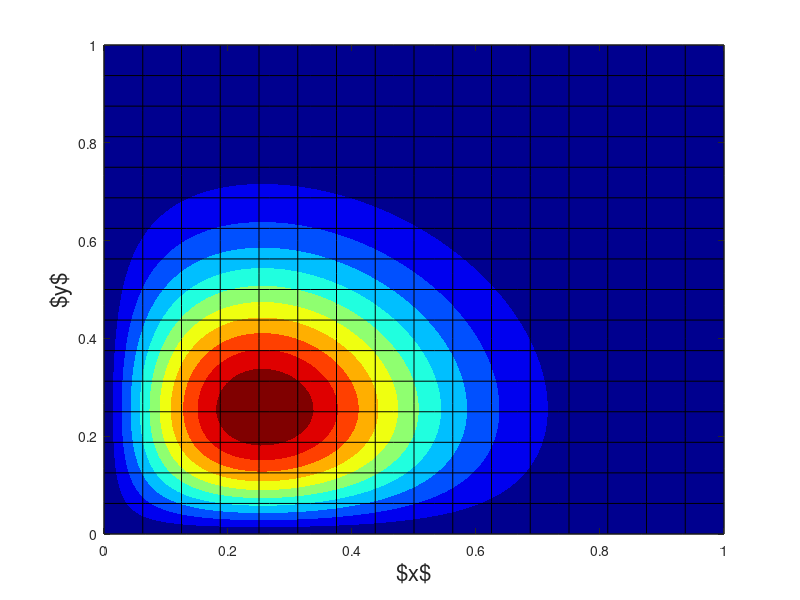
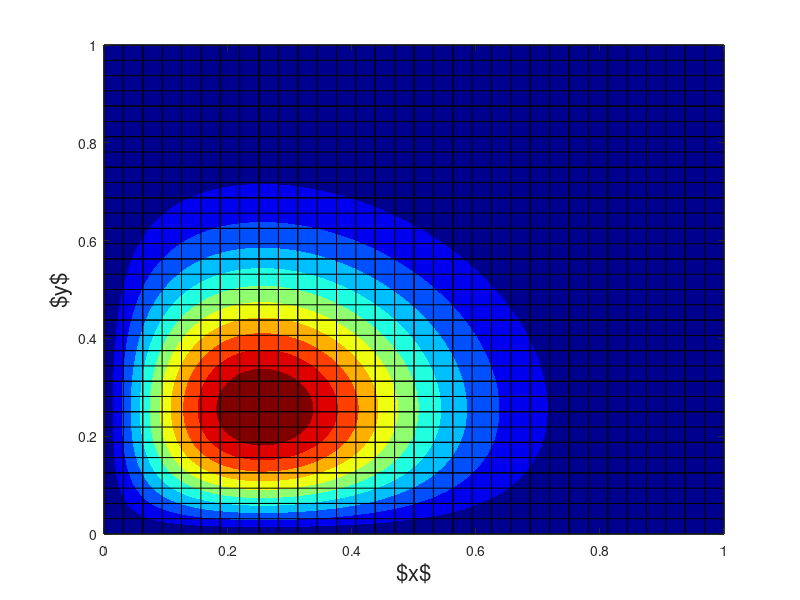
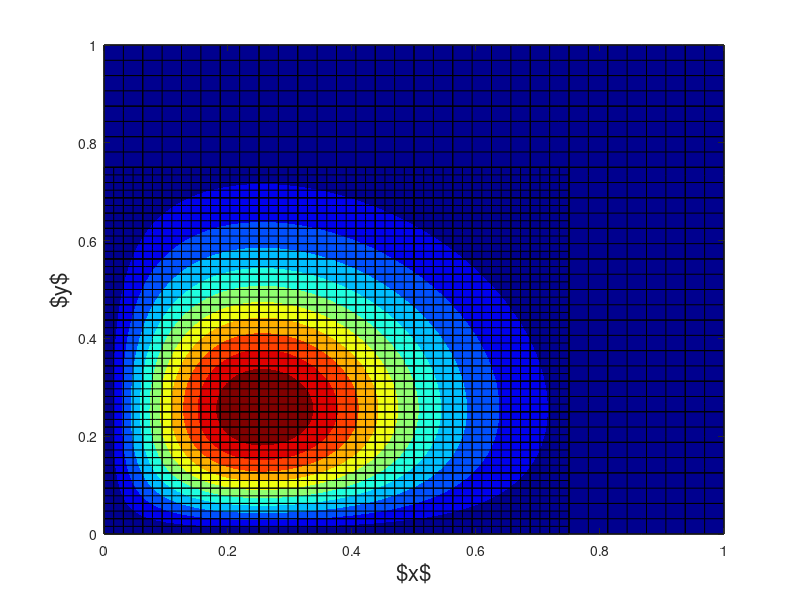
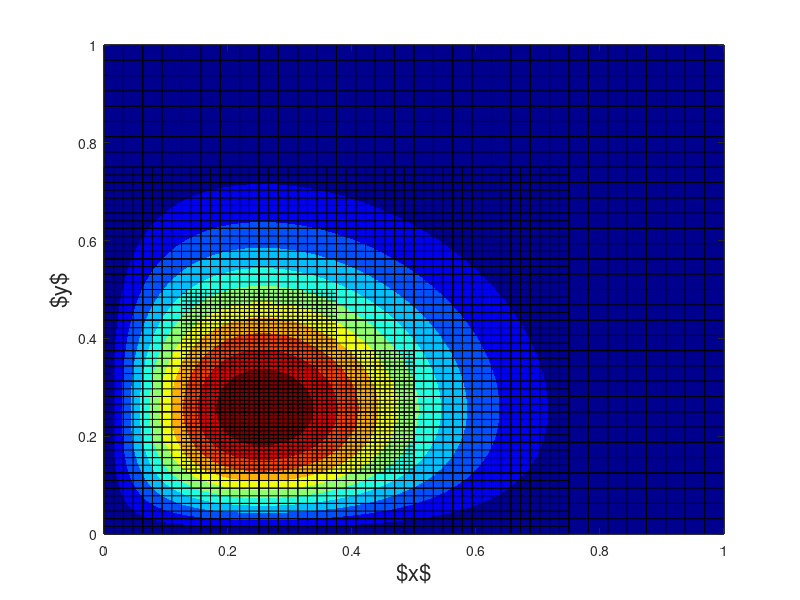

The MATLAB script that drew these images, in order:
clc, clear all, clf

% number of points per direction
n = 128;

% grid
x = linspace(0,1,n);
[X,Y] = meshgrid(x,x);

% compute function
F = exp(-7.5*(X.^2+Y.^2)) .* sin(X) .* sin(Y);

% plot function
figure(1)
[C,h] = contourf(X,Y,F); hold on;
set(h,'LineColor','none');
colormap('jet');

% blocksize
bs = 16;

% overlay AMR block 1
for i = 0:bs
    plot( linspace(0,1,16), i/bs * ones(1,16), 'k', 'linewidth', 0.5 );
    plot( i/bs * ones(1,16), linspace(0,1,16) , 'k', 'linewidth', 0.5 );
end
set(0,'defaulttextinterpreter','latex');
xlabel('$x$','fontsize',16);
ylabel('$y$','fontsize',16);
print(figure(1),'amr1','-dpng','-r400');

% overlay AMR level 2 blocks
for i = 0:2*bs
    plot( linspace(0,1,16), i/(2*bs) * ones(1,16), 'k', 'linewidth', 0.5 );
    plot( i/(2*bs) * ones(1,16), linspace(0,1,16) , 'k', 'linewidth', 0.5 );
end
print(figure(1),'amr2','-dpng','-r400');

% overlay third AMR level blocks
for i = 0:bs
    plot( linspace(0.25,0.5,16), (0.25+i/(4*bs)) * ones(1,16), 'k', 'linewidth', 0.5 );
    plot( (0.25+i/(4*bs)) * ones(1,16), linspace(0.25,0.5,16) , 'k', 'linewidth', 0.5 );
end
for i = 0:bs
    plot( linspace(0,0.25,16), (0.5+i/(4*bs)) * ones(1,16), 'k', 'linewidth', 0.5 );
    plot( (0+i/(4*bs)) * ones(1,16), linspace(0.5,0.75,16) , 'k', 'linewidth', 0.5 );
end
for i = 0:bs
    plot( linspace(0,0.25,16), (0.25+i/(4*bs)) * ones(1,16), 'k', 'linewidth', 0.5 );
    plot( (0+i/(4*bs)) * ones(1,16), linspace(0.25,0.5,16) , 'k', 'linewidth', 0.5 );
end
for i = 0:bs
    plot( linspace(0,0.25,16), (0+i/(4*bs)) * ones(1,16), 'k', 'linewidth', 0.5 );
    plot( (0+i/(4*bs)) * ones(1,16), linspace(0,0.25,16) , 'k', 'linewidth', 0.5 );
end
for i = 0:bs
    plot( linspace(0.25,0.5,16), (0+i/(4*bs)) * ones(1,16), 'k', 'linewidth', 0.5 );
    plot( (0.25+i/(4*bs)) * ones(1,16), linspace(0,0.25,16) , 'k', 'linewidth', 0.5 );
end
for i = 0:bs
    plot( linspace(0.25,0.5,16), (0.5+i/(4*bs)) * ones(1,16), 'k', 'linewidth', 0.5 );
    plot( (0.25+i/(4*bs)) * ones(1,16), linspace(0.5,0.75,16) , 'k', 'linewidth', 0.5 );
end
for i = 0:bs
    plot( linspace(0.5,0.75,16), (0.5+i/(4*bs)) * ones(1,16), 'k', 'linewidth', 0.5 );
    plot( (0.5+i/(4*bs)) * ones(1,16), linspace(0.5,0.75,16) , 'k', 'linewidth', 0.5 );
end
for i = 0:bs
    plot( linspace(0.5,0.75,16), (0.25+i/(4*bs)) * ones(1,16), 'k', 'linewidth', 0.5 );
    plot( (0.5+i/(4*bs)) * ones(1,16), linspace(0.25,0.5,16) , 'k', 'linewidth', 0.5 );
end
for i = 0:bs
    plot( linspace(0.5,0.75,16), (0+i/(4*bs)) * ones(1,16), 'k', 'linewidth', 0.5 );
    plot( (0.5+i/(4*bs)) * ones(1,16), linspace(0,0.25,16) , 'k', 'linewidth', 0.5 );
end
print(figure(1),'amr3','-dpng','-r400');

% final amr level
for i = 0:bs
    plot( linspace(0.25,0.375,16), (0.25+i/(8*bs)) * ones(1,16), 'k', 'linewidth', 0.5 );
    plot( (0.25+i/(8*bs)) * ones(1,16), linspace(0.25,0.375,16) , 'k', 'linewidth', 0.5 );
end
for i = 0:bs
    plot( linspace(0.125,0.25,16), (0.25+i/(8*bs)) * ones(1,16), 'k', 'linewidth', 0.5 );
    plot( (0.125+i/(8*bs)) * ones(1,16), linspace(0.25,0.375,16) , 'k', 'linewidth', 0.5 );
end
for i = 0:bs
    plot( linspace(0.125,0.25,16), (0.125+i/(8*bs)) * ones(1,16), 'k', 'linewidth', 0.5 );
    plot( (0.125+i/(8*bs)) * ones(1,16), linspace(0.125,0.25,16) , 'k', 'linewidth', 0.5 );
end
for i = 0:bs
    plot( linspace(0.25,0.375,16), (0.125+i/(8*bs)) * ones(1,16), 'k', 'linewidth', 0.5 );
    plot( (0.25+i/(8*bs)) * ones(1,16), linspace(0.125,0.25,16) , 'k', 'linewidth', 0.5 );
end
for i = 0:bs
    plot( linspace(0.375,0.5,16), (0.125+i/(8*bs)) * ones(1,16), 'k', 'linewidth', 0.5 );
    plot( (0.375+i/(8*bs)) * ones(1,16), linspace(0.125,0.25,16) , 'k', 'linewidth', 0.5 );
end
for i = 0:bs
    plot( linspace(0.375,0.5,16), (0.25+i/(8*bs)) * ones(1,16), 'k', 'linewidth', 0.5 );
    plot( (0.375+i/(8*bs)) * ones(1,16), linspace(0.25,0.375,16) , 'k', 'linewidth', 0.5 );
end
for i = 0:bs
    plot( linspace(0.25,0.375,16), (0.375+i/(8*bs)) * ones(1,16), 'k', 'linewidth', 0.5 );
    plot( (0.25+i/(8*bs)) * ones(1,16), linspace(0.375,0.5,16) , 'k', 'linewidth', 0.5 );
end
for i = 0:bs
    plot( linspace(0.125,0.25,16), (0.375+i/(8*bs)) * ones(1,16), 'k', 'linewidth', 0.5 );
    plot( (0.125+i/(8*bs)) * ones(1,16), linspace(0.375,0.5,16) , 'k', 'linewidth', 0.5 );
end
print(figure(1),'amr4','-dpng','-r400');
